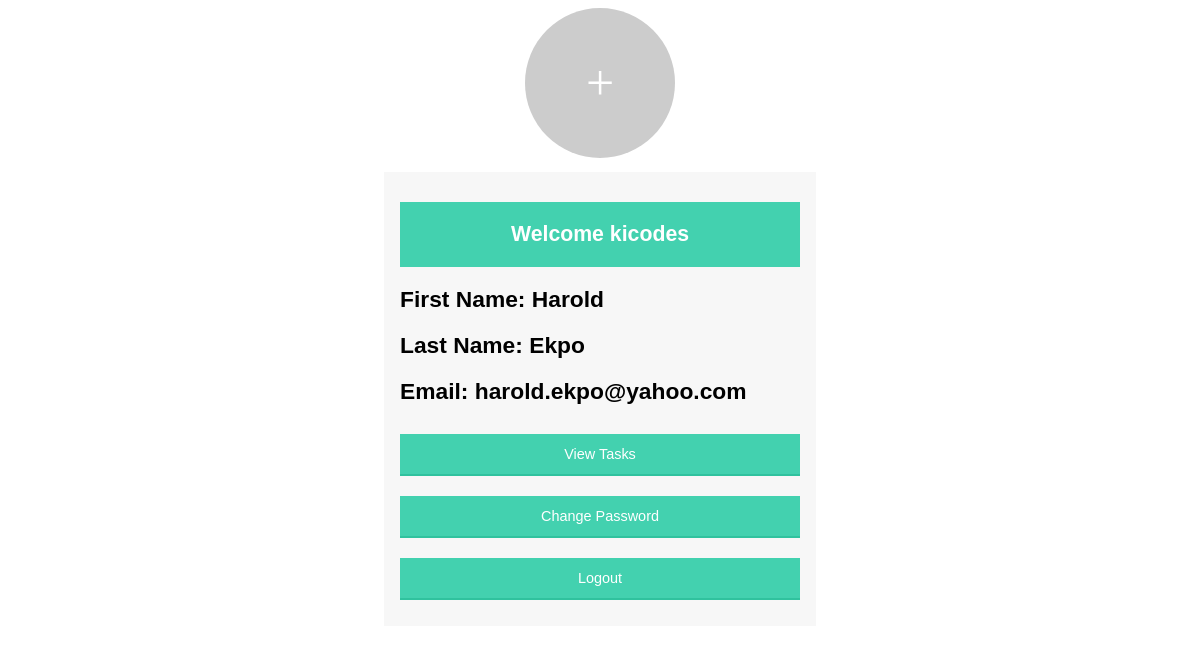
The page /auth/profile (signed in) on the database as committed earlier.
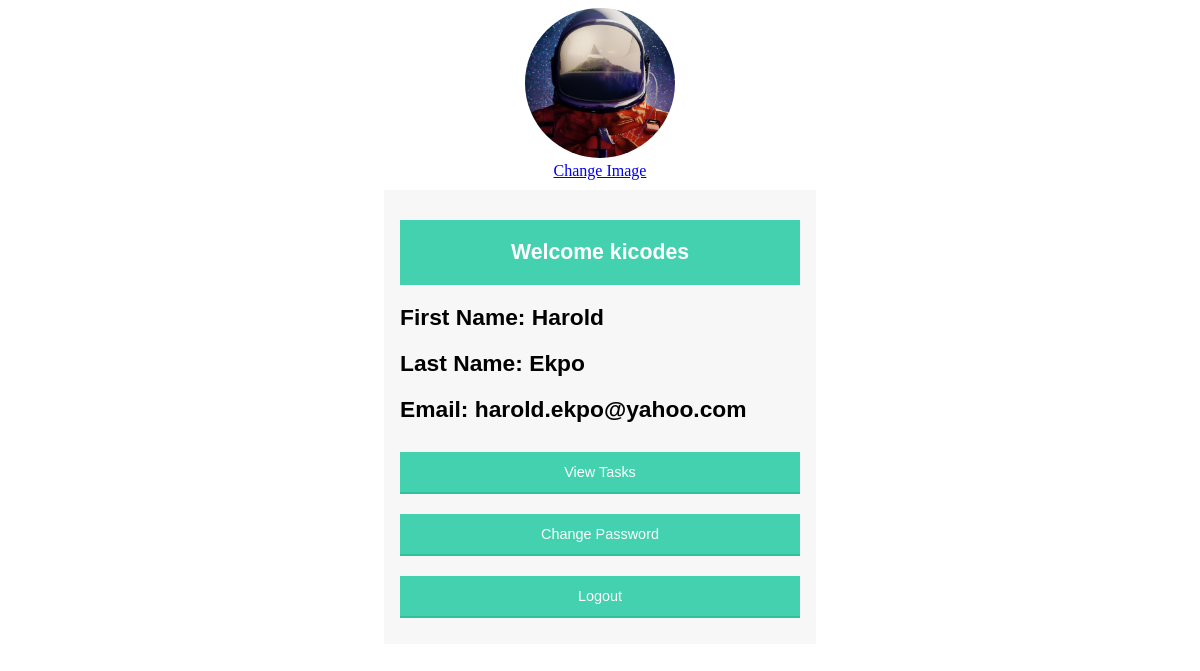
The same page on the database as committed later.
### authentication/models.py (models this page shows)
class UserImage(models.Model):
    image = models.ImageField(upload_to = 'images/')
    user = models.ForeignKey(User, on_delete=models.CASCADE,)

### authentication/views.py (the view)
# urls.py: path('profile', views.ProfileView.as_view(), name='profile'),
class ProfileView(DetailView):
    template_name = 'auth/profile.html'
    def get_object(self):
        return self.request.user
    def get_context_data(self, **kwargs):
        context = super().get_context_data(**kwargs)
        user = self.get_object()
        image = UserImage.objects.filter(user=user).last()
        context['user'] = user
        context['image'] = image
        return context
    def dispatch(self, request, *args, **kwargs):
        if not request.user.is_authenticated:
            return redirect(f"login/?next={request.path}")
        return super().dispatch(request, *args, **kwargs)

### authentication/templates/auth/profile.html
{% extends "auth/layout.html" %}
{% block body  %}
<div style="text-align: center;">
    {% if image %}
        <div style="display: inline-block; border-radius: 50%; overflow: hidden; width: 150px; height: 150px;">
            <img src="{{ image.image.url }}" alt="User Image" style="width: 100%; height: 100%; object-fit: cover;">
        </div>
        <br>
        <a href="{% url 'upload_image' %}" class="btn btn-primary">Change Image</a>
    {% else %}
        <a href="{% url 'upload_image' %}" class="btn btn-primary">
            <div style="display: inline-block; border-radius: 50%; overflow: hidden;
            width: 150px; height: 150px; background-color: #ccc; color: #fff; font-size: 50px; line-height: 150px; text-align: center;">
                +
            </div>
        </a>
    {% endif %}
</div>
<div class="form-style-6">
    <h1>Welcome {{ user.username }}</h1>
    <h2>First Name:  {{ user.first_name }}</h2>
    <h2>Last Name:  {{ user.last_name }}</h2>
    <h2>Email:  {{ user.email }}</h2>
<a href="{% url 'tasks:index' %}"><input class="form-style-6" type="submit" value="View Tasks"></a>
<a href="{% url 'password_change' %}"><input class="form-style-6" type="submit" value="Change Password"></a>
<a href="{% url 'logout' %}"><input class="form-style-6" type="submit" value="Logout"></a>
</div>
{% endblock  %}

### authentication/templates/auth/layout.html (shortened to what this page needs)
{% load static %}
<!DOCTYPE html>
<html lang="en">
<head>
    <link rel="stylesheet" href="{% static 'css/style.css' %}">
    <link rel="stylesheet" href="{% static 'css/style2.css' %}">
</head>
<body>
    {% block body %}
    {% endblock %}
</body>
</html>

### authentication/static/css/style2.css (style rules this page uses)
.form-style-6 { font: 95% Arial, Helvetica, sans-serif; max-width: 400px; margin: 10px auto; padding: 16px; background: #F7F7F7; }
.form-style-6 h1 { background: #43D1AF; padding: 20px 0; font-size: 140%; font-weight: 900; text-align: center; color: #fff; }
.form-style-6 input[type="submit"], .form-style-6 input[type="button"] { box-sizing: border-box; -webkit-box-sizing: border-box; -moz-box-sizing: border-box; width: 100%; padding: 3%; background: #43D1AF; border-bottom: 2px solid #30C29E; border-top-style: none; border-right-style: none; border-left-style: none; color: #fff; }

Rows that differ between the two databases and show on the page:
added UserImage: image (picture)
Other text that changed with them:
text now shown: "Change Image"
